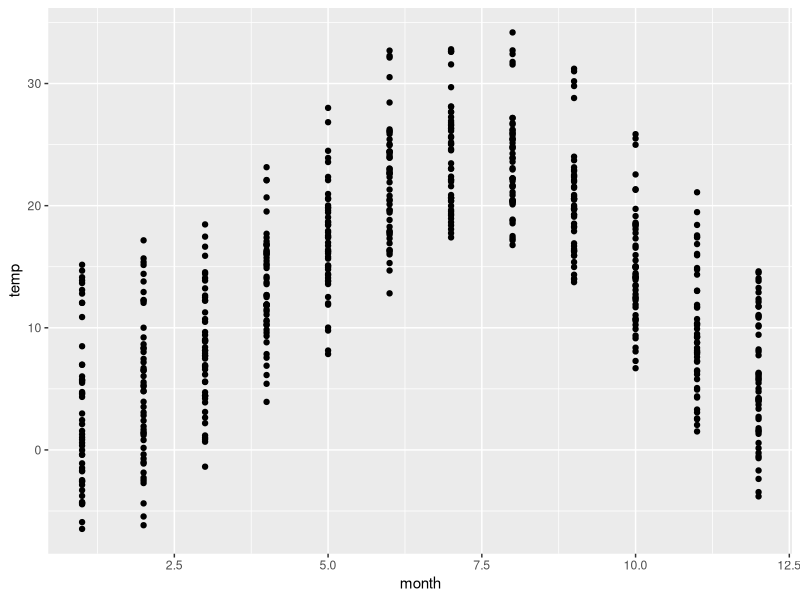
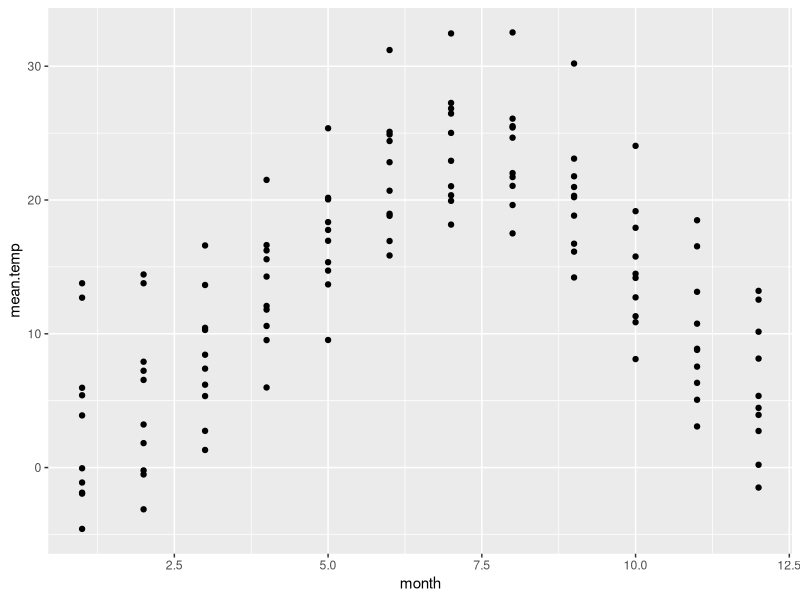
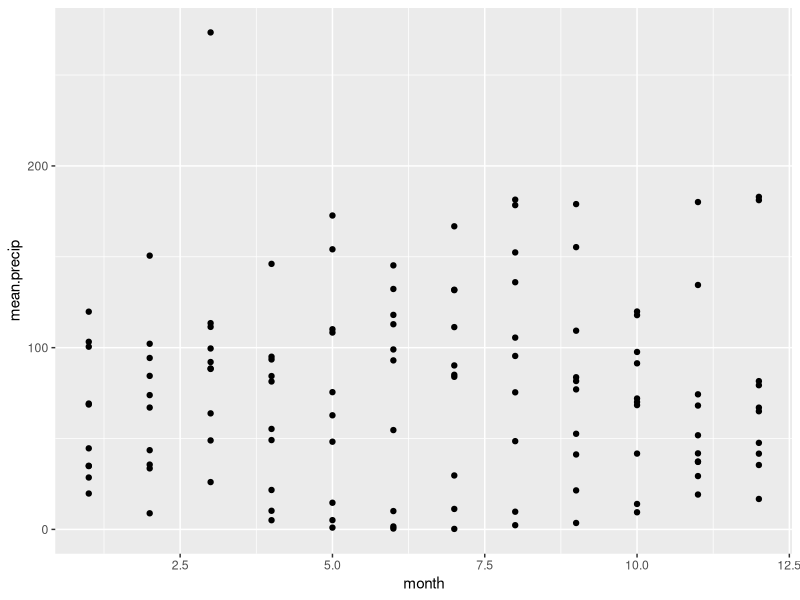
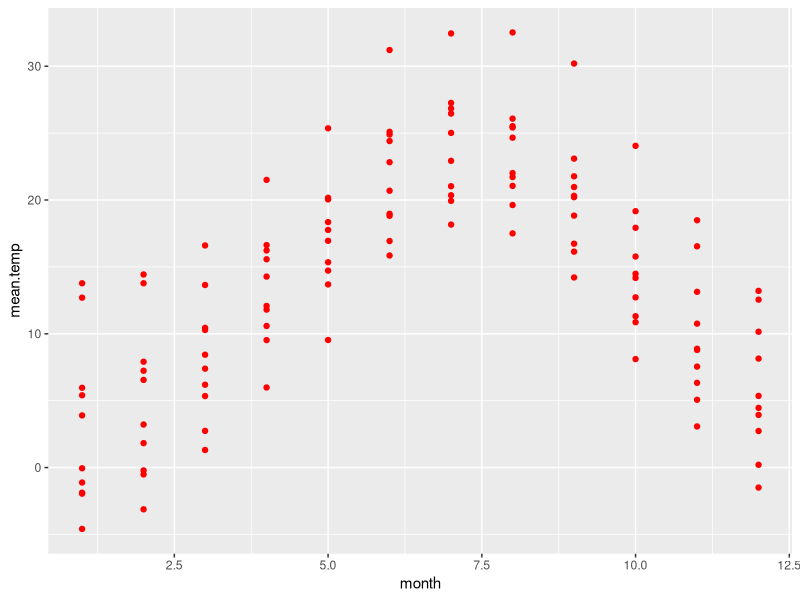
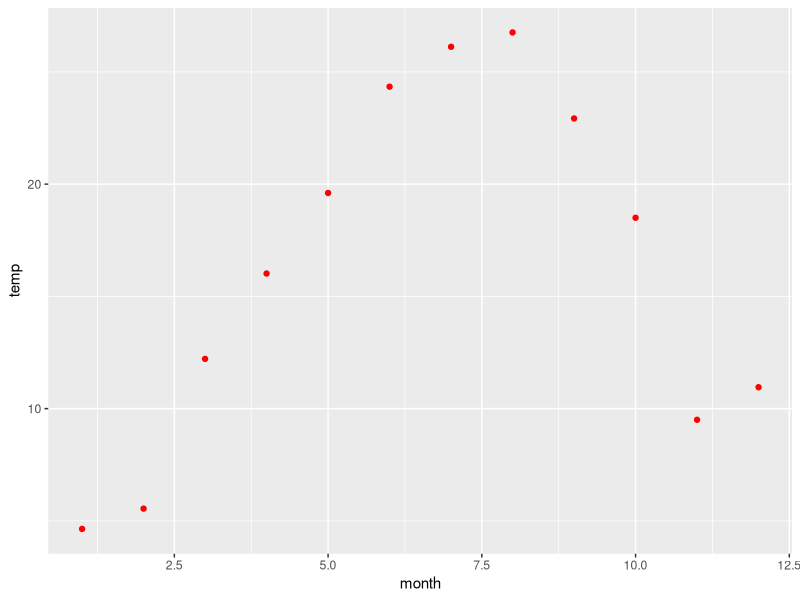
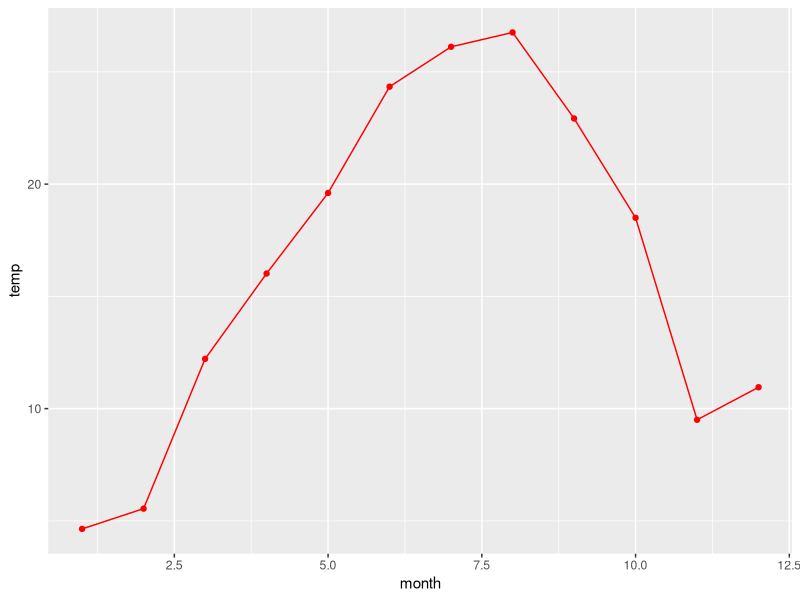
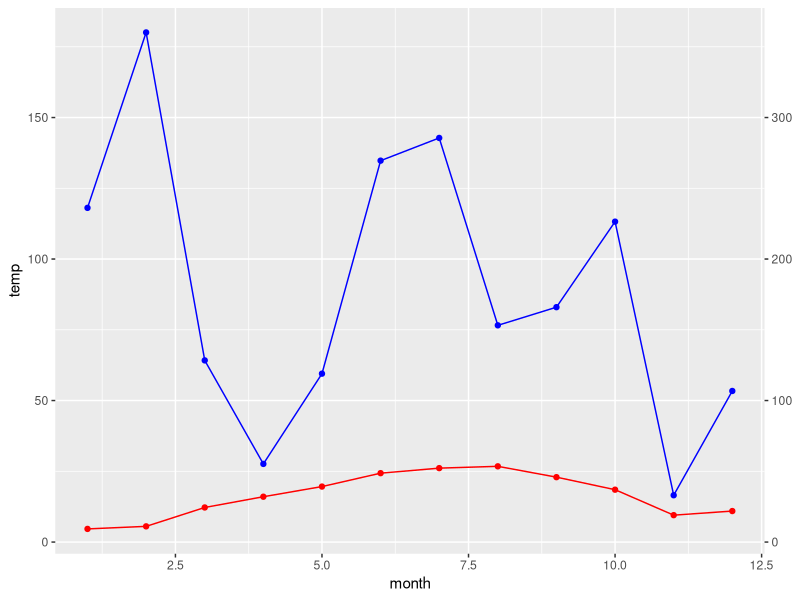
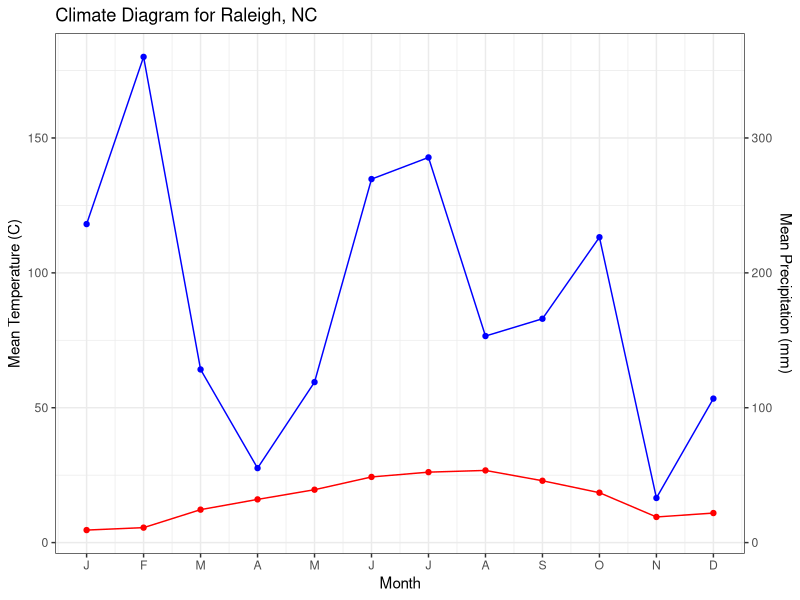

Reproduce these figures in R, in order.
## ---- chunk 1
knitr::opts_chunk$set(echo = TRUE, warning = FALSE)
## ---- chunk 2
5 * 2
## ---- chunk 3
log(1.5)
## ---- chunk 4
log(1.5, 10)
## ---- chunk 5
log(x=1.5, base =10)
## ---- chunk 6
a <- 1.5
## ---- chunk 7
a
## ---- chunk 8
log(a)
## ---- chunk 9
b <- "hello"
## ---- chunk 10
b
## ---- chunk 11
example.vector <- c(5, 10, 20)
example.vector
## ---- chunk 12
example.vector / 5
## ---- chunk 13
treatment <- c('control', 'control', 'control', 'high N', 'high N', 'high N', 'low N', 'low N', 'low N' )
growth <- c(5, 8, 6, 1, 8, 9, 5, 2,3)
df<- data.frame(treatment, growth)
df
## ---- chunk 14
climate <- read.csv("climate.csv")
## ---- chunk 15
head(climate, 10)
## ---- chunk 16
library(dplyr)
## ---- chunk 17
filter(climate, City=="Raleigh")
## ---- chunk 18
filter(climate, City == "Raleigh", year == "2021")
## ---- chunk 19
climate %>%
  filter(City == "Raleigh") %>%
  filter(year == "2021")
## ---- chunk 20
climate %>% 
  filter(City =="Raleigh") %>%
  summarize(mean.temp = mean(temp), mean.precip = mean(precip))
## ---- chunk 21
library(ggplot2)  
ggplot(data=climate, aes(x=month, y=temp)) +
  geom_point()
## ---- chunk 22
climate_sum <- climate %>%
  group_by(City, State, month) %>%
  summarize(mean.temp = mean(temp), mean.precip=mean(precip))
## ---- chunk 23
climate_sum
## ---- chunk 24
ggplot(data = climate_sum, aes(x = month, y = mean.temp)) +
  geom_point()
## ---- chunk 25
ggplot(data = climate_sum, aes(x = month, y = mean.precip)) +
  geom_point()
## ---- chunk 26
ggplot(data = climate_sum, aes(x = month, y = mean.temp)) +
  geom_point(color = 'red')
## ---- chunk 27
ggplot(data = filter(climate, City == "Raleigh", year =="2021" ), aes(x=month)) +
  geom_point(aes(y=temp), col='red')
## ---- chunk 28
ggplot(data = filter(climate, City == "Raleigh", year =="2021" ), aes(x=month)) +
  geom_point(aes(y=temp), color='red') +
  geom_line(aes(y=temp), color = 'red')
## ---- chunk 29
temp_raleigh_21 <- ggplot(data = filter(climate, City == "Raleigh", year =="2021" ), aes(x=month)) +
  geom_point(aes(y=temp), col='red')+
  geom_line(aes(y=temp), col='red')
## ---- chunk 30
climate_raleigh_21 <- temp_raleigh_21 + 
  geom_point(aes(y=precip), color='blue')+
  geom_line(aes(y=precip), color='blue') +
  scale_y_continuous( sec.axis = sec_axis(~.*2)) 
## ---- chunk 31
climate_raleigh_21
## ---- chunk 32
climate_raleigh_21 +
    scale_y_continuous('Mean Temperature (C)',  
                       sec.axis = sec_axis(~.*2, 'Mean Precipitation (mm)')) +
    scale_x_continuous('Month', breaks=1:12,  
                       labels=c('J', 'F', 'M', 'A', 'M', 'J','J','A','S','O', 'N','D')) + 
    ggtitle('Climate Diagram for Raleigh, NC') +
    theme_bw()
## ---- chunk 33
ggplot(data = filter(climate_sum, City=='Raleigh'), aes(x=month)) +
  geom_point(aes(y=mean.temp), col='red')+
  geom_line(aes(y=mean.temp), col='red')+
  geom_point(aes(y=mean.precip), col = 'blue')+
  geom_line(aes(y=mean.precip), col = 'blue')+
  scale_y_continuous('Mean Temperature (C)',  
                     sec.axis = sec_axis(~.*2, 'Mean Precipitation (mm)')) +
  scale_x_continuous('Month', breaks=1:12,  
                     labels=c('J', 'F', 'M', 'A', 'M', 'J','J','A','S','O', 'N','D')) + 
  ggtitle('Climate Diagram for Raleigh, NC') +
  theme_bw()
## ---- chunk 34
cities<-read.csv('climate-locations.csv')
cities <- cities %>%
  mutate(City = recode(City, 'Ajo '= 'Ajo'))
kableExtra::kable(cities)
## ---- chunk 35
library(sf)
library(ggrepel)

usa <- st_as_sf(maps::map("state", fill=TRUE, plot =FALSE))

locs <- cities %>%
  filter(complete.cases(.)) %>% # your CSV has blank rows between the cities
  st_as_sf(coords = c('Long', 'Lat'), crs = 4326)

# I got fancy on line 14 with the ggrepel but you can get rid of that if you don't want it.
ggplot(usa) +
  geom_sf(color = "#2b2b2b", fill = "white", size=0.125) +
  geom_sf(data = locs, color = "#56B4E9", size = 2) +
  ggrepel::geom_label_repel(data = locs, aes(label = paste0(City, ', ', State), geometry = geometry), stat = 'sf_coordinates') +
  coord_sf(crs = st_crs("+proj=laea +lat_0=45 +lon_0=-100 +x_0=0 +y_0=0 +a=6370997 +b=6370997 +units=m +no_defs"), datum = NA) +
  ggthemes::theme_map()
